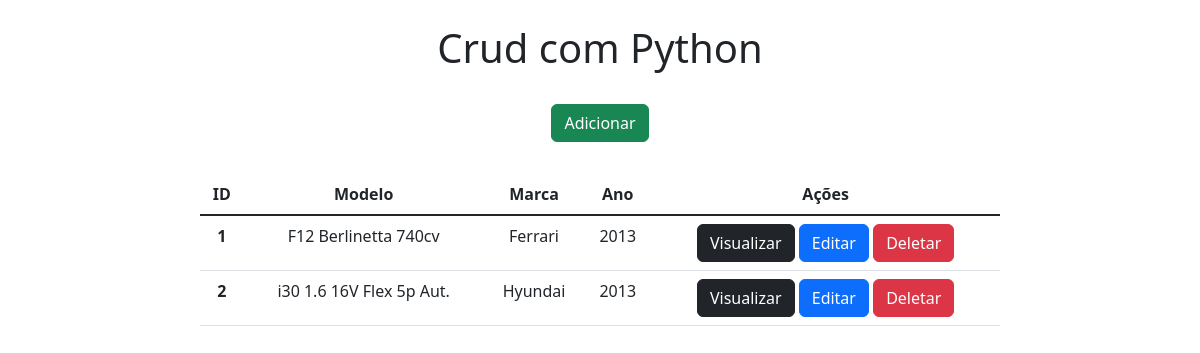
Before: / with the older database file.
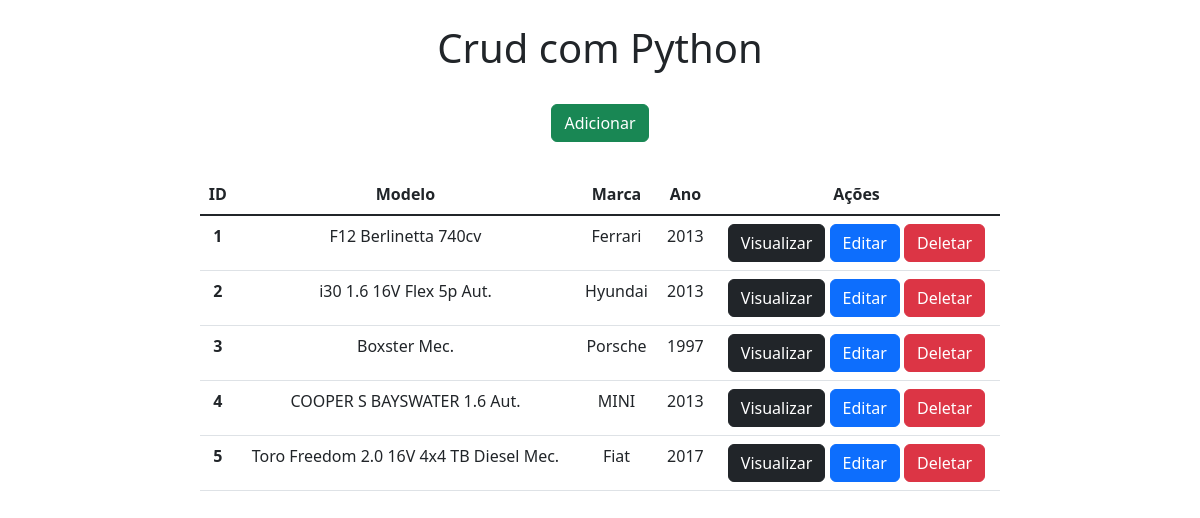
After: the same page with the newer database file.
### app/models.py (models this page shows)
class Carros(models.Model):
    modelo = models.CharField(max_length=150)
    marca = models.CharField(max_length=100)
    ano = models.IntegerField()

### app/views.py (the view)
# urls.py: 2. Add a URL to urlpatterns:  path('', views.home, name='home')
def home(request):
    data = {}
    data['db'] = Carros.objects.all()
    return render(request, 'index.html', data)

### app/templates/index.html (shortened to what this page needs)
<!DOCTYPE html>
<html lang="pt-br">
<head>
    <link href="https://cdn.jsdelivr.net/npm/bootstrap@5.3.0-alpha3/dist/css/bootstrap.min.css" rel="stylesheet">
</head>
<body>
    <div class="col-8 m-auto pt-4 pb-2 text-center">
        <h1>Crud com Python</h1>
    </div>
    <div class="col-8 m-auto pt-3 pb-2 text-center">
        <a href="/form" class="btn btn-success"> Adicionar </a>
    </div>
    <div class="col-8 m-auto pt-4 pb-2 text-center">
        <table class="table">
          <thead>
            <tr>
              <th scope="col">ID</th>
              <th scope="col">Modelo</th>
              <th scope="col">Marca</th>
              <th scope="col">Ano</th>
              <th scope="col">Ações</th>
            </tr>
          </thead>
          <tbody class="table-group-divider">
          {% for dbs in  db %}
            <tr>
              <th>{{dbs.id}}</th>
              <td>{{dbs.modelo}}</td>
              <td>{{dbs.marca}}</td>
              <td>{{dbs.ano}}</td>
              <td>
                  <a href="view/{{dbs.id}}/" class="btn btn-dark">Visualizar</a>
                  <a href="" class="btn btn-primary">Editar</a>
                  <a href="" class="btn btn-danger">Deletar</a>
              </td>
            </tr>
          {% endfor %}
          </tbody>
        </table>
    </div>
</body>
</html>

Changed rows visible on the page:
added Carros: id "3", modelo "Boxster Mec.", marca "Porsche", ano "1997"
added Carros: id "4", modelo "COOPER S BAYSWATER 1.6 Aut.", marca "MINI", ano "2013"
added Carros: id "5", modelo "Toro Freedom 2.0 16V 4x4 TB Diesel Mec.", marca "Fiat", ano "2017"
